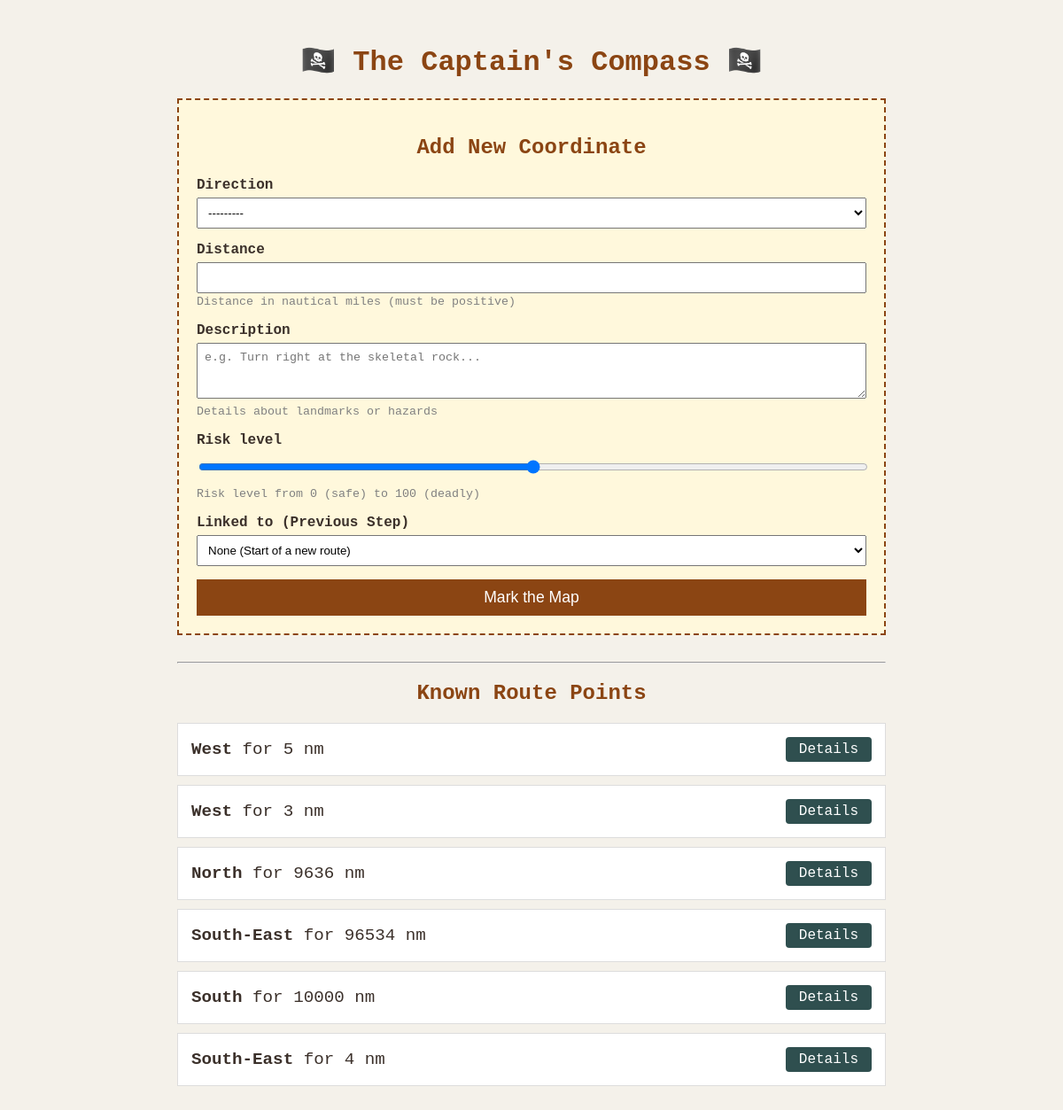
The app's page /compass/ with its own data.
### compass/models.py (models this page shows, shortened)
class Instruction(models.Model):
    DIRECTION_CHOICES = [
        ('N', 'North'),
        ('NE', 'North-East'),
        ('E', 'East'),
        ('SE', 'South-East'),
        ('S', 'South'),
        ('SW', 'South-West'),
        ('W', 'West'),
        ('NW', 'North-West'),
    ]
    DIRECTION_DEGREES = {
        'N': 0, 'NE': 45, 'E': 90, 'SE': 135,
        'S': 180, 'SW': 225, 'W': 270, 'NW': 315
    }
    direction = models.CharField(max_length=2, choices=DIRECTION_CHOICES)
    distance = models.IntegerField(
        validators=[MinValueValidator(1)],
        help_text="Distance in nautical miles (must be positive)"
    )
    description = models.TextField(
        help_text="Details about landmarks or hazards")
    risk_level = models.IntegerField(
        validators=[MinValueValidator(0), MaxValueValidator(100)],
        help_text="Risk level from 0 (safe) to 100 (deadly)"
    )
    previous_instruction = models.ForeignKey(
        'self',
        on_delete=models.SET_NULL,
        null=True,
        blank=True,
        related_name='next_step',
        verbose_name="Previous Instruction"
    )
    def __str__(self):
        return f"#{self.id} - {self.distance}nm {self.get_direction_display()}"

### compass/views.py (the view)
# urls.py: path('compass/', views.compass_view, name='compass'),
def compass_view(request):
    if request.method == 'POST':
        form = InstructionForm(request.POST)
        if form.is_valid():
            form.save()
            return redirect('compass')
    else:
        form = InstructionForm()
    instructions = Instruction.objects.all().order_by('-id')
    context = {
        'form': form,
        'instructions': instructions
    }
    return render(request, 'compass.html', context)

### compass/forms.py
class InstructionForm(forms.ModelForm):
    class Meta:
        model = Instruction
        fields = ['direction', 'distance', 'description',
                  'risk_level', 'previous_instruction']
        widgets = {
            'description': forms.Textarea(attrs={'rows': 3, 'placeholder': 'e.g. Turn right at the skeletal rock...'}),
            'risk_level': forms.NumberInput(attrs={'type': 'range', 'min': 0, 'max': 100, 'step': 1}),
            'direction': forms.Select(attrs={'class': 'direction-select'}),
        }
    def __init__(self, *args, **kwargs):
        super().__init__(*args, **kwargs)
        self.fields['previous_instruction'].label = "Linked to (Previous Step)"
        self.fields['previous_instruction'].empty_label = "None (Start of a new route)"
        self.fields['previous_instruction'].queryset = Instruction.objects.order_by(
            '-id')

### compass/templates/compass.html (shortened to what this page needs)
<!DOCTYPE html>
<html lang="en">
<head>
</head>
<body>
    <div class="container">
        <h1>🏴‍☠️ The Captain's Compass 🏴‍☠️</h1>
        <div class="form-box">
            <h2>Add New Coordinate</h2>
            <form method="post">
                {% for field in form %}
                    <div class="form-group">
                        <label>{{ field.label }}</label>
                        {{ field }}
                        {% if field.help_text %}
                            <small style="color: grey;">{{ field.help_text }}</small>
                        {% endif %}
                    </div>
                {% endfor %}
                <button type="submit">Mark the Map</button>
            </form>
        </div>
        <hr>
        <h2>Known Route Points</h2>
        <ul class="instruction-list">
            {% for item in instructions %}
                <li class="instruction-item">
                    <span class="instruction-info">
                        <strong>{{ item.get_direction_display }}</strong> for {{ item.distance }} nm
                    </span>
                    <a href="{% url 'instruction_detail' item.id %}" class="details-btn">Details</a>
                </li>
            {% empty %}
                <p style="text-align: center;">No instructions in the log yet, Captain.</p>
            {% endfor %}
        </ul>
    </div>
</body>
</html>

### compass/templates/compass.html (style rules this page uses)
body { font-family: 'Courier New', Courier, monospace; background-color: #f4f1ea; color: #3b302a; padding: 20px; }
h1, h2 { text-align: center; color: #8b4513; }
.container { max-width: 800px; margin: 0 auto; }
.form-box { background: #fff8dc; padding: 20px; border: 2px dashed #8b4513; margin-bottom: 30px; }
.form-group { margin-bottom: 15px; }
label { display: block; font-weight: bold; }
input, select, textarea { width: 100%; padding: 8px; margin-top: 5px; box-sizing: border-box; }
button { background-color: #8b4513; color: white; padding: 10px 20px; border: none; cursor: pointer; width: 100%; font-size: 1.1em; }
.instruction-list { list-style: none; padding: 0; }
.instruction-item { background: white; border: 1px solid #ddd; margin-bottom: 10px; padding: 15px; display: flex; justify-content: space-between; align-items: center; }
.instruction-info { font-size: 1.2em; }
.details-btn { text-decoration: none; background: #2f4f4f; color: white; padding: 5px 15px; border-radius: 4px; }

### records on screen
Instruction: direction "West", distance "5"
Instruction: direction "West", distance "3"
Instruction: direction "North", distance "9636"
Instruction: direction "South-East", distance "96534"
Instruction: direction "South", distance "10000"
Instruction: direction "South-East", distance "4"

### other values on screen
{{ field.label }} "Direction" "Distance" "Description" "Risk level" "Linked to (Previous Step)"
{{ field.help_text }} "Distance in nautical miles (must be positive)" "Details about landmarks or hazards" "Risk level from 0 (safe) to 100 (deadly)"
